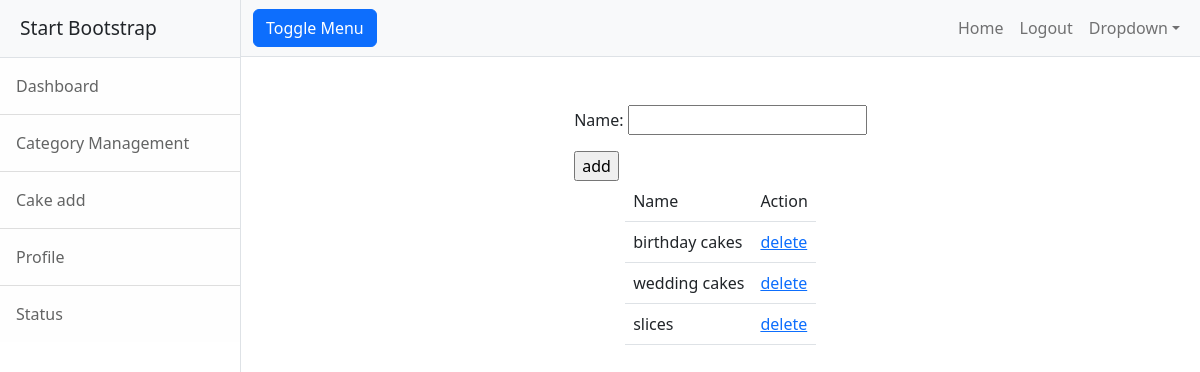
The page /categories/add (signed in) on the database its author committed.
### cakebox/models.py (models this page shows, shortened)
class Category(models.Model):
    name=models.CharField(max_length=200,unique=True)
    is_active=models.BooleanField(default=True)

### cakebox/views.py (the view, shortened to what this page needs)
# urls.py: path("categories/add",CategoryCreateView.as_view(),name="add-category"),
@method_decorator(decs,name="dispatch")
class CategoryCreateView(CreateView,ListView):
    template_name="cakebox/category_add.html"
    form_class=CategoryCreateForm
    model=Category
    context_object_name="categories"
    success_url=reverse_lazy("add-category")
    def get_queryset(self):
        return Category.objects.filter(is_active=True)

### cakebox/forms.py
class CategoryCreateForm(forms.ModelForm):
    class Meta:
        model=Category
        fields=["name"]

### cakebox/views.py (called while the page is built)
def signin_required(fn):
    def wrapper(request,*args,**kwargs):
        if not request.user.is_authenticated:
            messages.error(request,"invalid session!!")
            return redirect("signin")
        else:
            return fn(request,*args,**kwargs)
    return wrapper

def is_admin(fn):
    def wrapper(request,*args,**kwargs):
        if not request.user.is_superuser:
            messages.error(request,"permission denied for current user")
            return redirect("signin")
        else:
            return fn(request,*args,**kwargs)
    return wrapper

### cakebox/templates/cakebox/category_add.html (shortened to what this page needs)
{%extends 'cakebox/base.html'%}
{%block body_block%}
<div class="container d-flex flex-column align-items-center mt-5">
    <div>
     <form action="" method="post">
         {{form.as_p}}
         <input type="submit" value="add">
     </form>
    </div>
    <div>
     <table class="table">
         <tr>
             <td>Name</td>
             <td>Action</td>
         </tr>
         {%for cat in categories%}
            <tr>
             <td>{{cat.name}}</td>
             <td>
                 <a href="{%url 'remove-category' cat.id%}">delete</a>
             </td>
            </tr>
         {%endfor%}
     </table>
    </div>
 </div>
{%endblock%}

### rows shown on the page
Category: name "birthday cakes"
Category: name "wedding cakes"
Category: name "slices"
